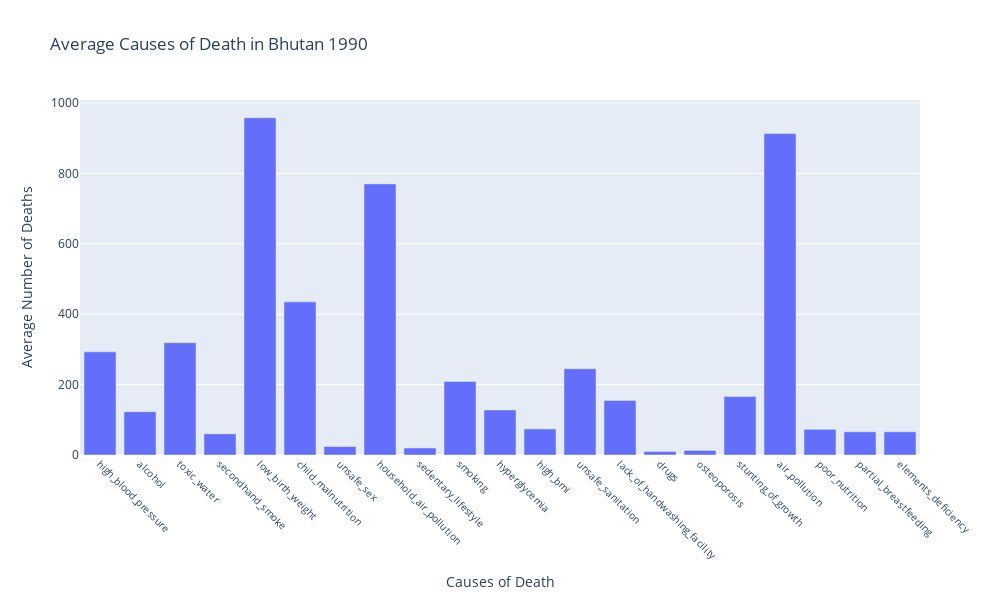

Source (notebook cell):
### Code cell
# Register the function to be called when dropdown value changes
country_dropdown.observe(on_dropdown_change, names='value')
year_dropdown.observe(on_dropdown_change, names='value')

# Display the dropdown widget and initial plot
display(country_dropdown)
display(year_dropdown)

# Get the initial selected country from the dropdown menu
selected_country = country_dropdown.value
selected_year = year_dropdown.value

# Update the plot for the initial selection
update_plot(selected_country, selected_year)

### Figure 1 — Plotly figure (JSON) as saved in the notebook; plotly's stock layout.template omitted (floating-point values rounded to 4 significant figures)
{"data": [{"alignmentgroup": "True", "hovertemplate": "Causes of Death=%{x}<br>Average Number of Deaths=%{y}<extra></extra>", "legendgroup": "", "marker": {"color": "#636efa", "pattern": {"shape": ""}}, "name": "", "offsetgroup": "", "orientation": "v", "showlegend": false, "textposition": "auto", "type": "bar", "x": ["high_blood_pressure", "alcohol", "toxic_water", "secondhand_smoke", "low_birth_weight", "child_malnutrition", "unsafe_sex", "household_air_pollution", "sedentary_lifestyle", "smoking", "hyperglycemia", "high_bmi", "unsafe_sanitation", "lack_of_handwashing_facility", "drugs", "osteoporosis", "stunting_of_growth", "air_pollution", "poor_nutrition", "partial_breastfeeding", "elements_deficiency"], "xaxis": "x", "y": [293, 123, 319, 60, 958, 435, 24, 770, 20, 209, 128, 74, 245, 155, 10, 13, 166, 913, 73, 66, 66], "yaxis": "y"}], "layout": {"barmode": "relative", "height": 600, "legend": {"tracegroupgap": 0}, "title": {"text": "Average Causes of Death in Bhutan 1990"}, "width": 1000, "xaxis": {"anchor": "y", "autorange": true, "domain": [0, 1], "range": [-0.5, 20.5], "tickangle": 45, "tickfont": {"size": 10}, "title": {"text": "Causes of Death"}, "type": "category"}, "yaxis": {"anchor": "x", "autorange": true, "domain": [0, 1], "range": [0, 1008.0], "title": {"text": "Average Number of Deaths"}, "type": "linear"}}}
